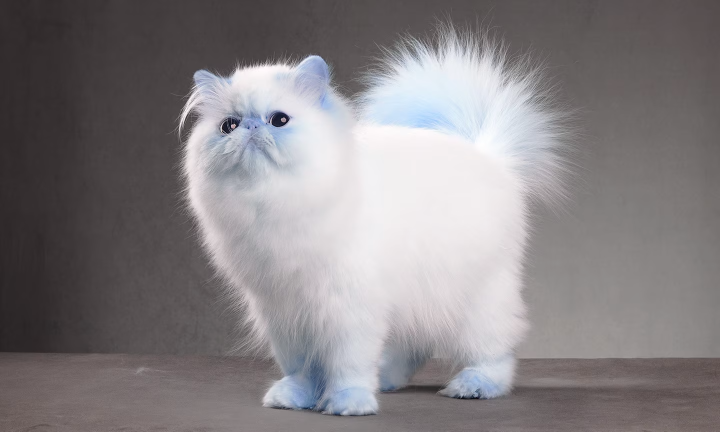
#> input picture assets/images/cat1.png, 1439 x 863 px (shown at 1/2 size)
$ jupyter execute L7_image_histogram.ipynb
#> lines starting #> are read from the running program, lines starting #| are printed output that depends on the picture
[cell 1]
import cv2
import numpy as np
import matplotlib.pyplot as plt

from core.entities.constants import Paths as p

[cell 2]
IMAGE_PATH = p.IMAGE_ASSETS / "cat1.png"
image = cv2.imread(IMAGE_PATH, cv2.IMREAD_COLOR_RGB)
#> image is the input picture: shape (863, 1439, 3); mean B, G, R 132.5, 130, 134.2

plt.figure()
plt.imshow(image)

# Gray Histogram

[cell 3]
grayscale = cv2.cvtColor(image, cv2.COLOR_BGR2GRAY)
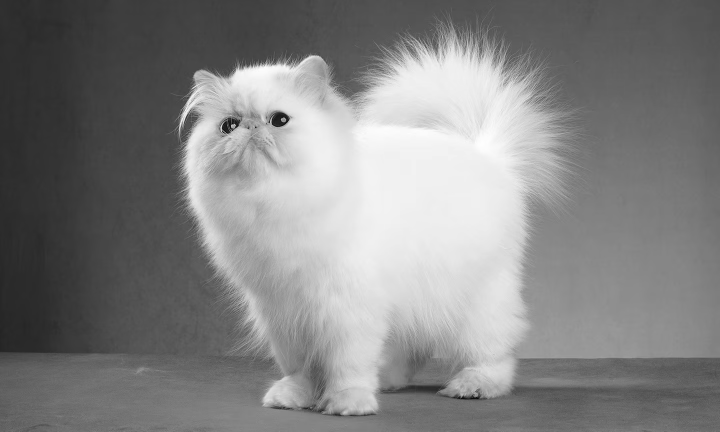
#> grayscale: shape (863, 1439) (shown at 1/2 size); min 1, max 254, mean 131.5

plt.figure()
plt.imshow(grayscale, cmap="gray")

[cell 4]
hist = cv2.calcHist([grayscale], [0], None, [256], [0, 256])
#> hist = 256 values, max 13211 at index 46, min 0 at index 0, mean 4851
plt.figure()
plt.plot(hist)
plt.xlabel("color intense")
plt.ylabel("# of Pixels")
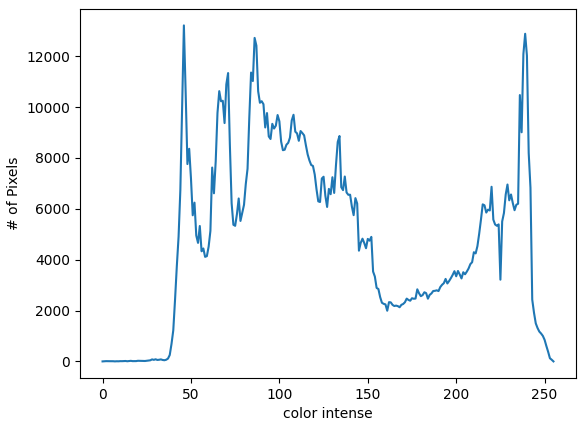
#> figure drawn by matplotlib, 1 panel; curve peaks at x = 46, y = 13211

# Color Histogram

[cell 5]
def plot_colors_hist(img: np.ndarray, colors: list[str,]):

    for i in range(len(colors)):
        hist = cv2.calcHist([img], [i], None, [256], [0, 256])
        plt.plot(hist, colors[i])

    plt.xlabel("color intense")
    plt.ylabel("# of Pixels")

[cell 6]
colors = ["b", "g", "r"]

[cell 7]
plot_colors_hist(image, colors)
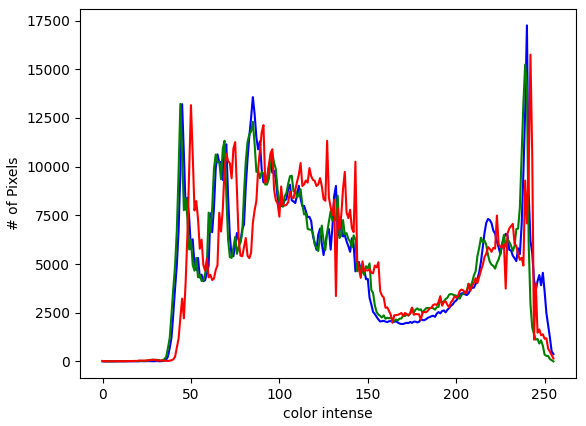
#> figure drawn by matplotlib, 1 panel; curve peaks at x = 240, y = 17254; curve peaks at x = 239, y = 15243; curve peaks at x = 242, y = 15753

# A Region Hist

[cell 8]
face_crop = image[137:372, 356:676, :]
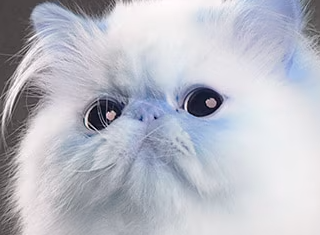
#> face_crop: shape (235, 320, 3); mean B, G, R 198.1, 187.8, 186.1

plt.figure()
plt.imshow(face_crop)

[cell 9]
plot_colors_hist(face_crop, colors)
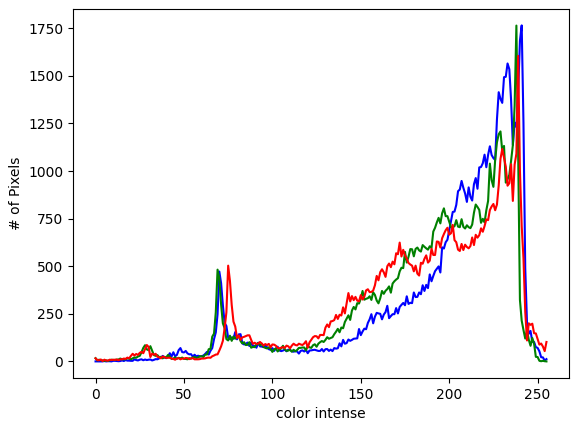
#> figure drawn by matplotlib, 1 panel; curve peaks at x = 241, y = 1765; curve peaks at x = 238, y = 1764; curve peaks at x = 239, y = 1605

$ run again, with assets/images/colored_balls.jpg saved as assets/images/cat1.png
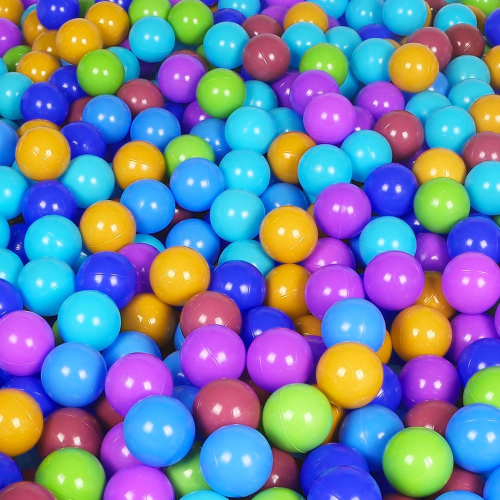
#> input picture assets/images/colored_balls.jpg, 1000 x 1000 px (shown at 1/2 size)
#> image is the input picture: shape (1000, 1000, 3); mean B, G, R 164.6, 128.7, 113.2
#> `grayscale = cv2.cvtColor(image, cv2.COLOR_BGR2GRAY)`:
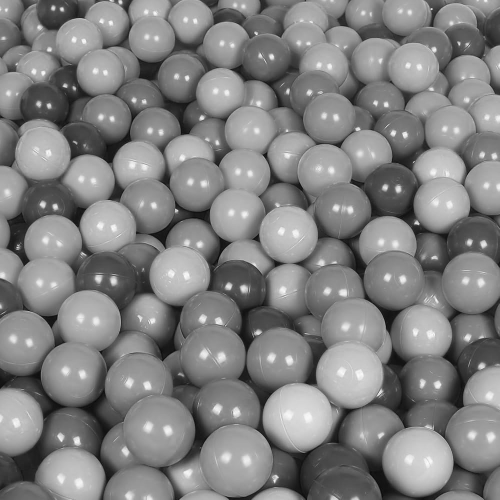
#> grayscale: shape (1000, 1000) (shown at 1/2 size); min 2, max 252, mean 128.2
#> hist = 256 values, max 9862 at index 162, min 0 at index 0, mean 3906.2
#> `[cell 9] plot_colors_hist(face_crop, colors)`:
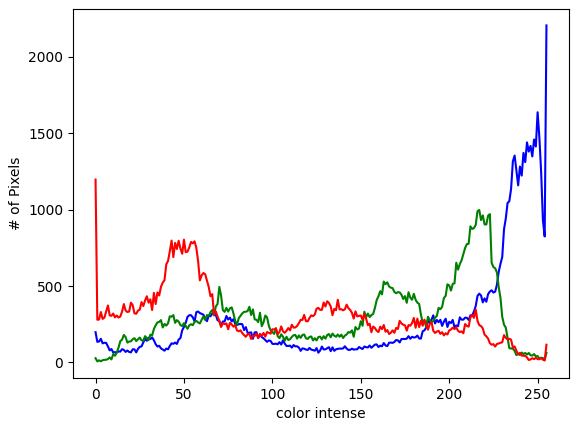
#> figure drawn by matplotlib, 1 panel; curve peaks at x = 255, y = 2204; curve peaks at x = 217, y = 997; curve peaks at x = 0, y = 1196
